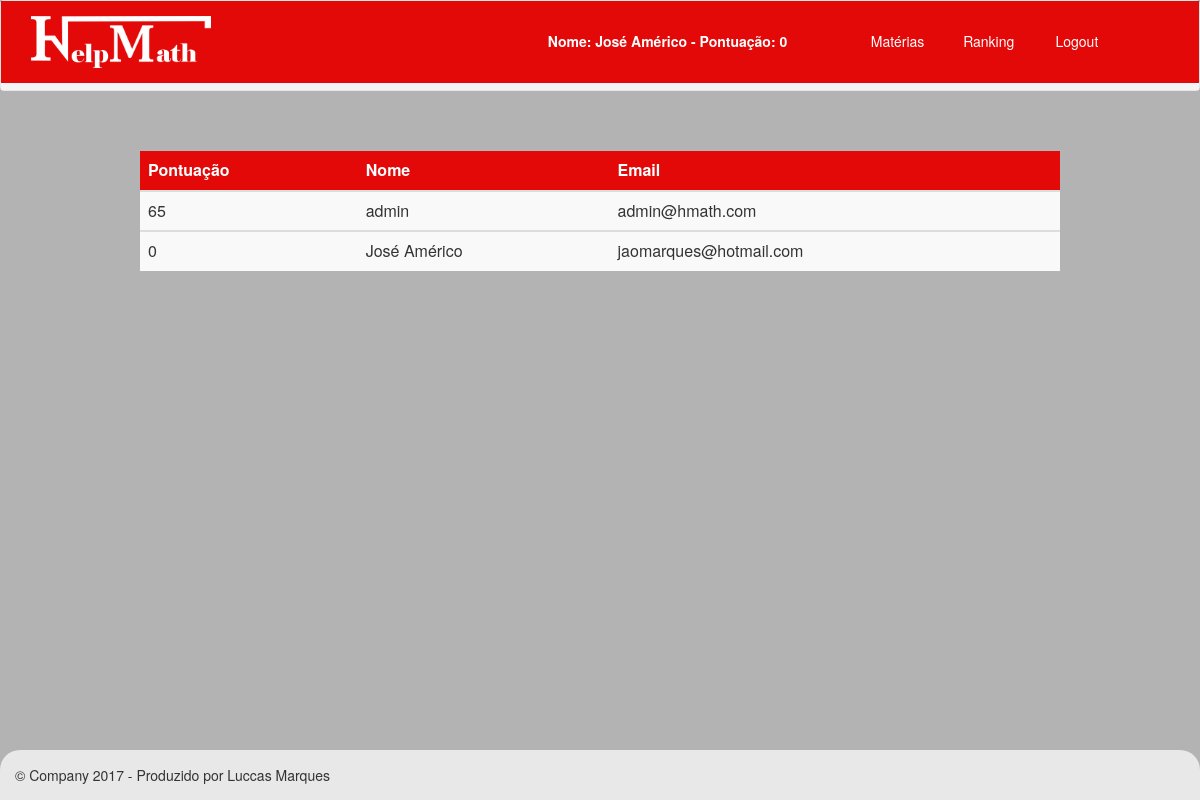
Screenshot of /ranking.php (signed in) with the database file from the repository.
### tables this page shows
CREATE TABLE `usuarios` (
  `id` int(11) NOT NULL,
  `email` varchar(250) NOT NULL,
  `password` varchar(300) NOT NULL,
  `nome` varchar(250) NOT NULL,
  `exp` int(11) NOT NULL,
  `status` char(1) NOT NULL,
  `nivel` varchar(500) NOT NULL
);

### ranking.php (the view, shortened to what this page needs)
<?php
include("header.php");
include "config/config.php";
$sql = "SELECT * FROM usuarios ORDER BY exp DESC";
$resultado = $conecta->query($sql);
?>
<!DOCTYPE html>
<html lang="en">
  <head>
    <link href="lib/css/bootstrap.css" rel="stylesheet">
    <link href="lib/css/rowcss.css" rel="stylesheet">
  </head>
  <body class="fundogeral" >
    <div class="container">
     <br>
<br>
             <div class="col-md-10 col-md-offset-1">
             <div class="table-responsive">
                 <table class="table table-striped ">
                 <thead>
                 <tr class="bg-info">
                 <th class="entrar">Pontuação</th>
                     <th class="entrar"> Nome</th>
                     <th class="entrar">Email</th>
                     </tr>
                 </thead>
<?php
 while($registro = $resultado->fetch_assoc()){
?>
                 <tbody>
                     <tr>
                     <td ><?php echo $registro['exp']; ?></td>
                     <td ><?php echo $registro['nome']; ?></td>
                     <td ><?php echo $registro['email']; ?></td>
                     </tr>
                 </tbody>
    <?php
        }
    ?>
                 </table>
                 </div>
</div>
      <footer class="footer fundofooter fixed-bottom">
        <p>&copy; Company 2017 - Produzido por Luccas Marques</p>
      </footer>
    </div>
  </body>
</html>

### rows the page displays
usuarios: exp "65", nome "admin", email "admin@hmath.com"
usuarios: exp "0", nome "José Américo", email "jaomarques@hotmail.com"

### other values shown
$nomeUsuario "José Américo"
$expUsuario "0"
